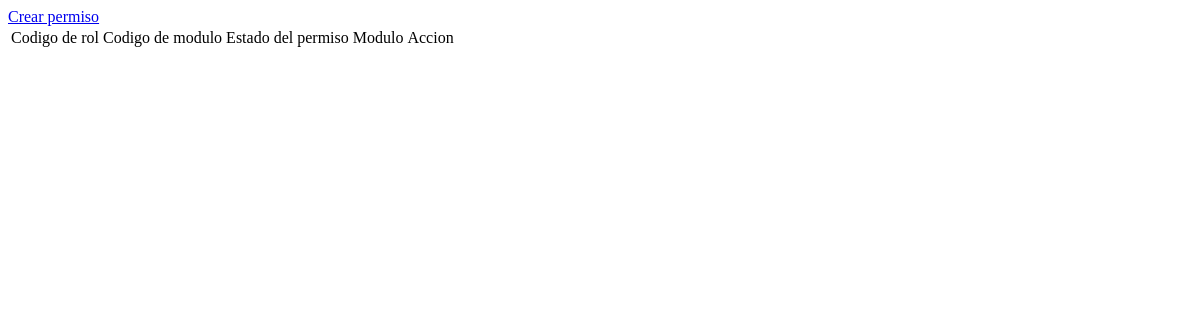
Before: /Views/consulta.permiso.php with the older database file.
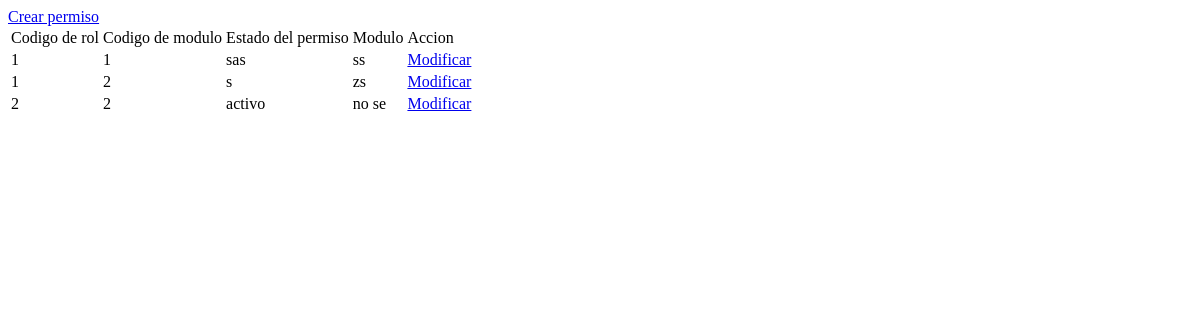
After: the same page with the newer database file.
### tables this page shows
CREATE TABLE `permiso` (
  `rol_cod` varchar(30) NOT NULL,
  `modu_cod` varchar(30) NOT NULL,
  `estado_permi` varchar(30) NOT NULL,
  `modulo_permi` varchar(30) NOT NULL
);

### Model/permiso.class.php (called while the page is built, shortened)
<?php
class Gestion_permiso{
		private static $sql;
		private static $query;
		private static $result;
	public static function Cargar_modulo(){
		$pdo= Conexion::Abrirbd();
		$pdo->setAttribute(PDO::ATTR_ERRMODE,PDO::ERRMODE_EXCEPTION);
		self::$sql="SELECT * FROM modulo";
		self::$query=$pdo->prepare(self::$sql);
		self::$query->execute();
		self::$result=self::$query->fetchALL(PDO::FETCH_BOTH);
		return self::$result;
	}
	public static function Consultar_permiso(){
		$pdo= Conexion::Abrirbd();
		$pdo->setAttribute(PDO::ATTR_ERRMODE,PDO::ERRMODE_EXCEPTION);
		self::$sql="SELECT * FROM permiso";
		self::$query=$pdo->prepare(self::$sql);
		self::$query->execute();
		self::$result=self::$query->fetchALL(PDO::FETCH_BOTH);
		return self::$result;
	}
}
?>

### Views/consulta.permiso.php (the view, shortened to what this page needs)
<?php
require_once("../Model/permiso.class.php");
$rol=Gestion_permiso::Consultar_permiso();
?>
<html>
<head>
	<link rel="stylesheet" type="text/css" href="http://cdn.datatables.net/1.10.12/css/jquery.dataTables.min.css"/>
</head>
<body>
<table id="myTable">
	<thead>
		<tr>
			<td>Codigo de rol</td>
			<td>Codigo de modulo</td>
			<td>Estado del permiso</td>
			<td>Modulo</td>
			<td>Accion</td>
			</tr>
	</thead>
	<tbody>
		<?php
			foreach ($rol as $consulta) {
				echo "<tr>
							<td>".$consulta["rol_cod"]."</td>
							<td>".$consulta["modu_cod"]."</td>
							<td>".$consulta["estado_permi"]."</td>
							<td>".$consulta["modulo_permi"]."</td>
							<td>
								<a href='modifico_permiso.php?codigo_permi=".$consulta["rol_cod"]."&codigo_modu=".$consulta["modu_cod"]."'>Modificar</a>
							</td>
					</tr>";
			}
		?>
	</tbody>
	<a href="Registro.permiso.php">Crear permiso</a>
</table>
</body>
</html>

Changed rows visible on the page:
added permiso: rol_cod "1", modu_cod "1", estado_permi "sas", modulo_permi "ss"
added permiso: rol_cod "1", modu_cod "2", estado_permi "s", modulo_permi "zs"
added permiso: rol_cod "2", modu_cod "2", estado_permi "activo", modulo_permi "no se"
